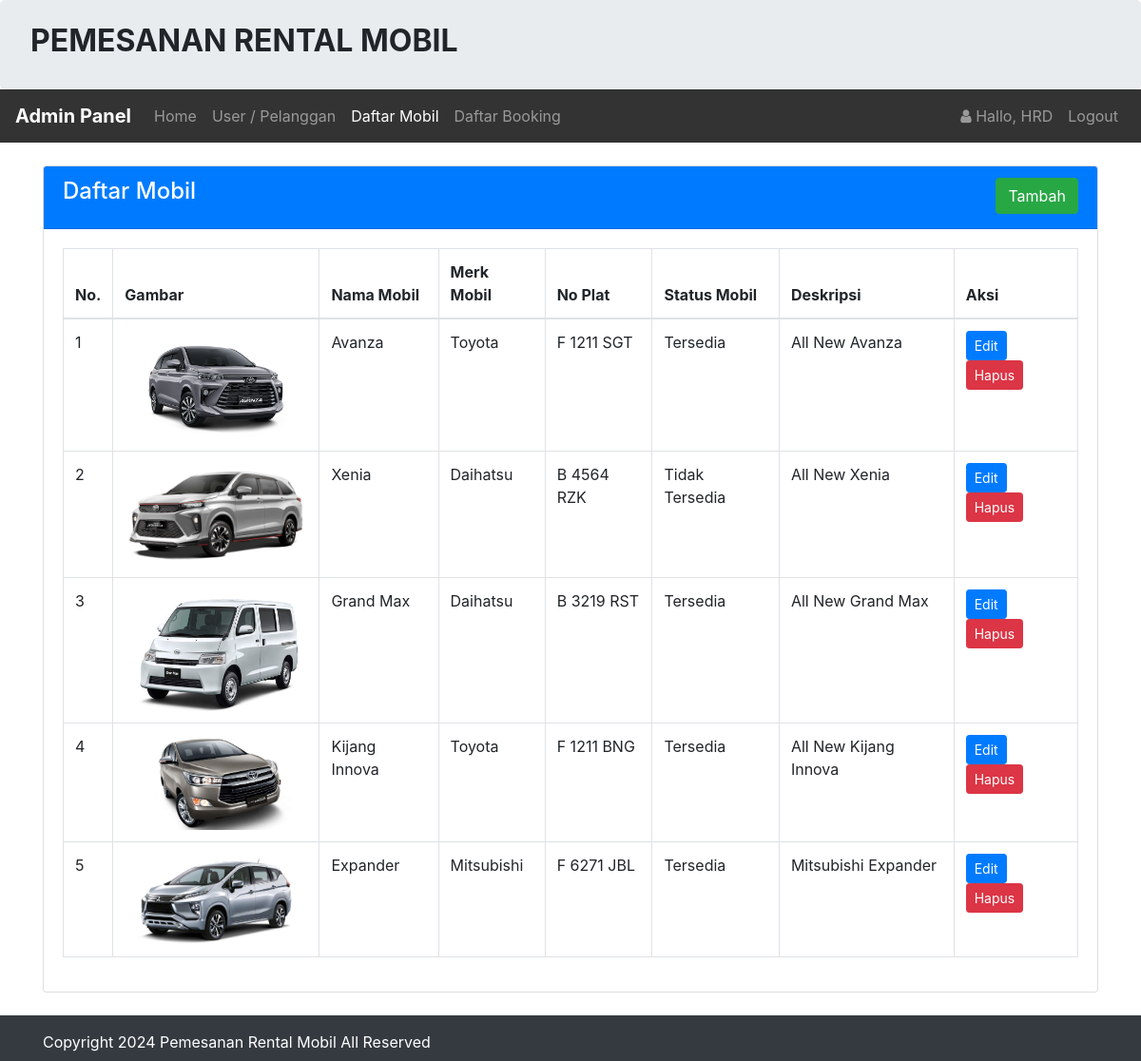
/admin/mobil/mobil.php (signed in), run on the app's committed database.
### tables this page shows
CREATE TABLE `infoweb` (
  `id` int NOT NULL,
  `nama_rental` varchar(255) NOT NULL,
  `telp` varchar(15) NOT NULL,
  `alamat` text NOT NULL,
  `email` varchar(255) NOT NULL,
  `updated_at` timestamp NOT NULL DEFAULT CURRENT_TIMESTAMP
);

CREATE TABLE `mobil` (
  `id_mobil` int NOT NULL,
  `no_plat` varchar(255) NOT NULL,
  `nama_mobil` varchar(255) NOT NULL,
  `merk` varchar(255) NOT NULL,
  `deskripsi` varchar(255) NOT NULL,
  `status_mobil` varchar(255) NOT NULL,
  `gambar` text NOT NULL
);

### koneksi/koneksi.php (called while the page is built, shortened)
<?php
    $user = 'root';
    $pass = '';
    $koneksi = new PDO("mysql:host=localhost;dbname=db_mobil", $user, $pass);
    $url = "/";
    $sql_web = "SELECT * FROM infoweb WHERE id = 1";
    $row_web = $koneksi->prepare($sql_web);
    $row_web->execute();
    $info_web = $row_web->fetch(PDO::FETCH_OBJ);

### admin/mobil/mobil.php (the view, shortened to what this page needs)
<?php
    require '../../koneksi/koneksi.php';
    $title_web = 'Daftar Mobil';
    include '../header.php';
?>
<br>
<div class="container">
    <div class="card">
        <div class="card-header text-white bg-primary">
            <h4 class="card-title">
                Daftar Mobil
                <div class="float-right">
                    <a class="btn btn-success" href="tambah.php" role="button">Tambah</a>
                </div>
            </h4>
        </div>
        <div class="card-body">
            <div class="table-responsive">
                <table class="table table-bordered">
                    <thead>
                        <tr>
                            <th>No.</th>
                            <th>Gambar</th>
                            <th>Nama Mobil</th>
                            <th>Merk Mobil</th>
                            <th>No Plat</th>
                            <th>Status Mobil</th>
                            <th>Deskripsi</th>
                            <th>Aksi</th>
                        </tr>
                    </thead>
                    <tbody>
                        <?php
                            $sql = "SELECT * FROM mobil ORDER BY id_mobil ASC";
                            $row = $koneksi->prepare($sql);
                            $row->execute();
                            $hasil = $row->fetchAll();
                            $no = 1;
                            foreach($hasil as $isi)
                            {
                        ?>
                        <tr>
                            <td><?php echo $no;?></td>
                            <td><img src="../../assets/image/<?php echo $isi['gambar'];?>" class="img-fluid" style="width:200px;"></td>
                            <td><?php echo $isi['nama_mobil'];?></td>
                            <td><?php echo $isi['merk'];?></td>
                            <td><?php echo $isi['no_plat'];?></td>
                            <td><?php echo $isi['status_mobil'];?></td>
                            <td><?php echo $isi['deskripsi'];?></td>
                            <td>
                                <a class="btn btn-primary btn-sm" href="edit.php?id=<?php echo $isi['id_mobil'];?>" role="button">Edit</a>
                                <a class="btn btn-danger  btn-sm" href="proses.php?aksi=hapus&id=<?= $isi['id_mobil'];?>&gambar=<?= $isi['gambar'];?>" role="button">Hapus</a>
                            </td>
                        </tr>
                        <?php $no++; }?>
                    </tbody>
                </table>
            </div>
        </div>
    </div>
</div>
<?php  include '../footer.php';?>

### admin/header.php (shortened to what this page needs)
<?php
$id_login = $_SESSION['USER']['id_login'];
$row = $koneksi->prepare("SELECT * FROM login WHERE id_login=?");
$row->execute(array($id_login));
$hasil_login = $row->fetch();
?>
<!doctype html>
<html lang="en">
<head>
    <link rel="stylesheet" href="<?php echo $url; ?>assets/css/bootstrap.css">
    <link rel="stylesheet" href="<?php echo $url; ?>assets/css/font-awesome.css">
</head>
<body>
    <div class="jumbotron pt-4 pb-4">
        <div class="row">
            <div class="col-sm-8">
                <h2><b style="text-transform:uppercase;"><?= $info_web->nama_rental; ?> </b></h2>
            </div>
        </div>
    </div>
    <nav class="navbar navbar-expand-lg navbar-dark" style="background-color: #333;">
        <a class="navbar-brand" href="<?php echo $url; ?>admin/"><b>Admin Panel</b></a>
        <div class="collapse navbar-collapse" id="collapsibleNavId">
            <ul class="navbar-nav mr-auto mt-2 mt-lg-0">
                <li class="nav-item <?php if ($title_web == 'Dashboard') {
                                        echo 'active';
                                    } ?>">
                    <a class="nav-link" href="<?php echo $url; ?>admin/">Home <span class="sr-only">(current)</span></a>
                </li>
                <li class="nav-item <?php if ($title_web == 'User') {
                                        echo 'active';
                                    } ?>">
                    <a class="nav-link" href="<?php echo $url; ?>admin/user/index.php">User / Pelanggan</a>
                </li>
                <li class="nav-item <?php if ($title_web == 'Daftar Mobil') {
                                        echo 'active';
                                    } ?>
                <?php if ($title_web == 'Tambah Mobil') {
                    echo 'active';
                } ?>
                <?php if ($title_web == 'Edit Mobil') {
                    echo 'active';
                } ?>">
                    <a class="nav-link" href="<?php echo $url; ?>admin/mobil/mobil.php">Daftar Mobil</a>
                </li>
                <li class="nav-item <?php if ($title_web == 'Daftar Booking') {
                                        echo 'active';
                                    } ?>
                <?php if ($title_web == 'Konfirmasi') {
                    echo 'active';
                } ?>">
                    <a class="nav-link" href="<?php echo $url; ?>admin/booking/booking.php">Daftar Booking</a>
                </li>
            </ul>
            <ul class="navbar-nav my-2 my-lg-0">
                <li class="nav-item">
                    <a class="nav-link" href="#">
                        <i class="fa fa-user"> </i> Hallo, <?php echo $hasil_login['nama_pengguna']; ?>
                    </a>
                </li>
                <li class="nav-item">
                    <a class="nav-link" onclick="return confirm('Apakah anda ingin logout ?');" href="<?php echo $url; ?>admin/logout.php">Logout</a>
                </li>
            </ul>
        </div>
    </nav>

### admin/footer.php (shortened to what this page needs)
    <div class="footer mt-4 bg-dark text-white pt-3 pb-2">
      <div class="container">
        Copyright <?= date('Y');?> <?= $info_web->nama_rental;?> All Reserved
      </div>
    </div>
  </body>
</html>

### data on the page
infoweb: nama_rental "PEMESANAN RENTAL MOBIL", nama_rental "Pemesanan Rental Mobil"
mobil: gambar (picture), nama_mobil "Avanza", merk "Toyota", no_plat "F 1211 SGT", status_mobil "Tersedia", deskripsi "All New Avanza"
mobil: gambar (picture), nama_mobil "Xenia", merk "Daihatsu", no_plat "B 4564 RZK", status_mobil "Tidak Tersedia", deskripsi "All New Xenia"
mobil: gambar (picture), nama_mobil "Grand Max", merk "Daihatsu", no_plat "B 3219 RST", status_mobil "Tersedia", deskripsi "All New Grand Max"
mobil: gambar (picture), nama_mobil "Kijang Innova", merk "Toyota", no_plat "F 1211 BNG", status_mobil "Tersedia", deskripsi "All New Kijang Innova"
mobil: gambar (picture), nama_mobil "Expander", merk "Mitsubishi", no_plat "F 6271 JBL", status_mobil "Tersedia", deskripsi "Mitsubishi Expander"

### other printed values
$hasil_login['nama_pengguna'] "HRD"
